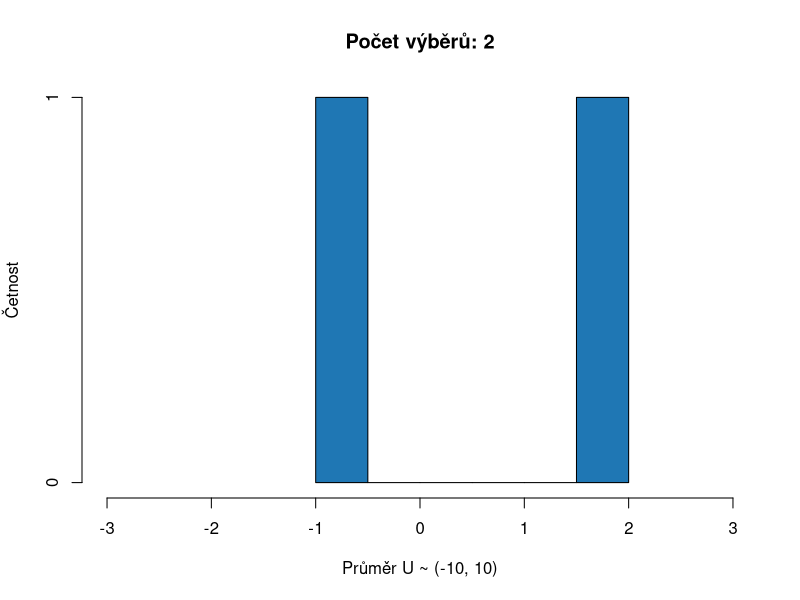
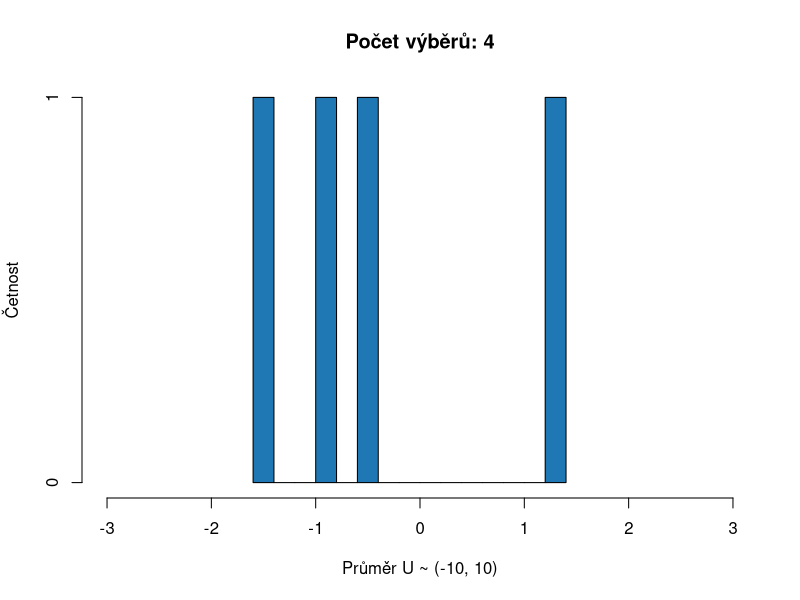
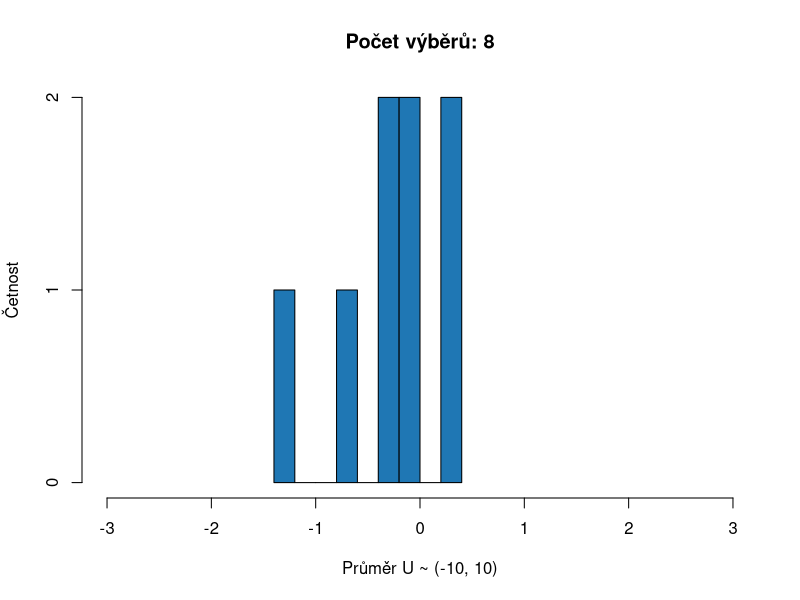
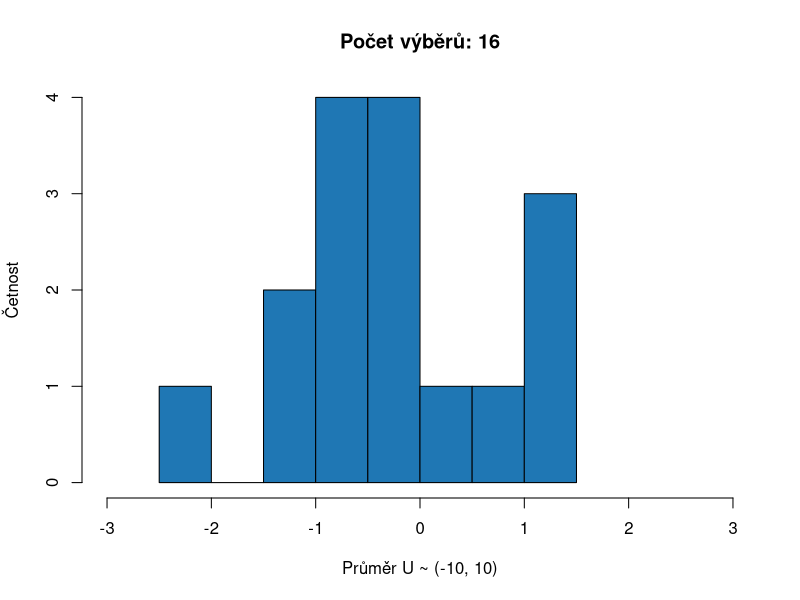
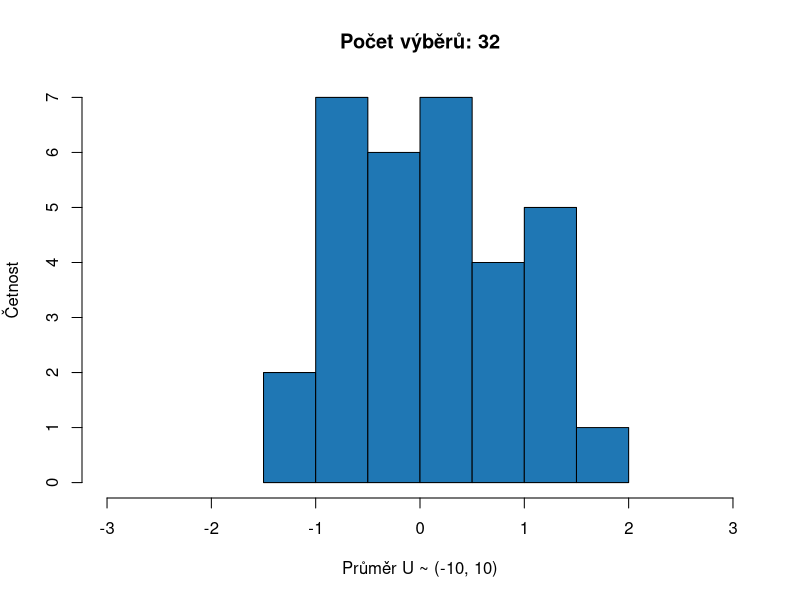
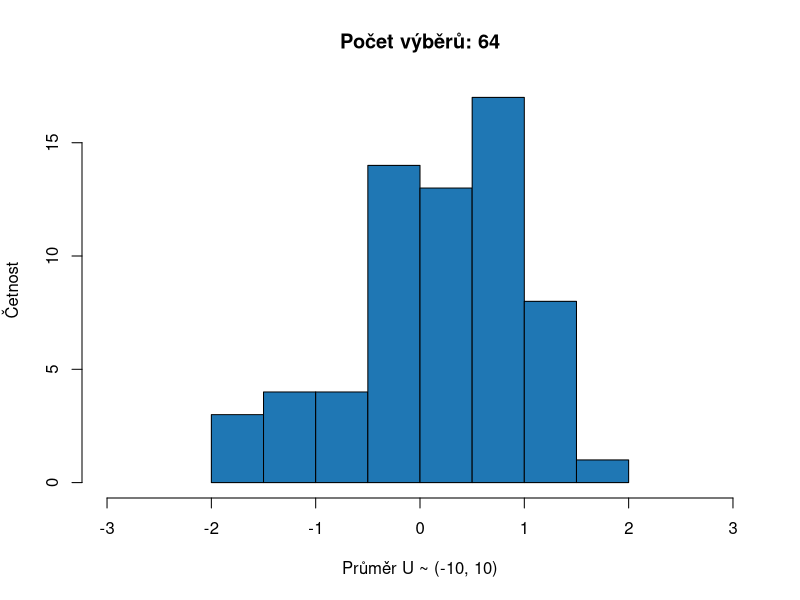
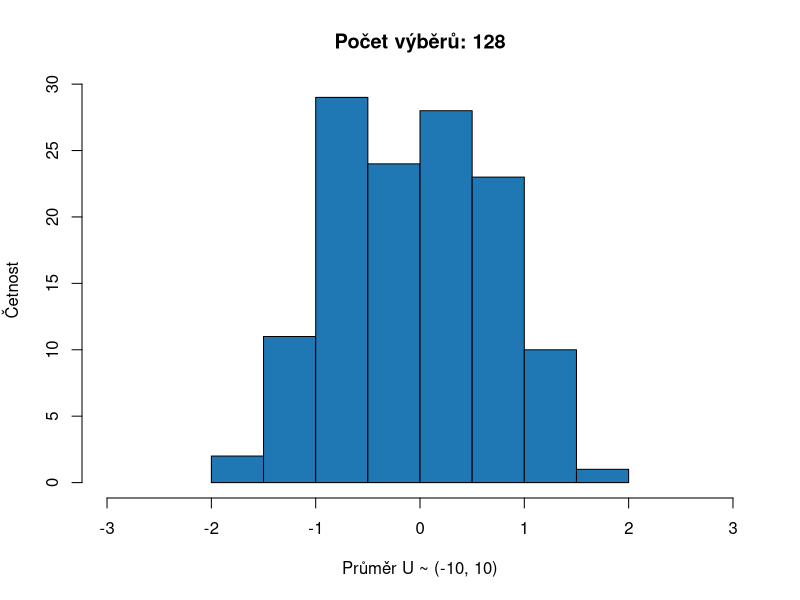
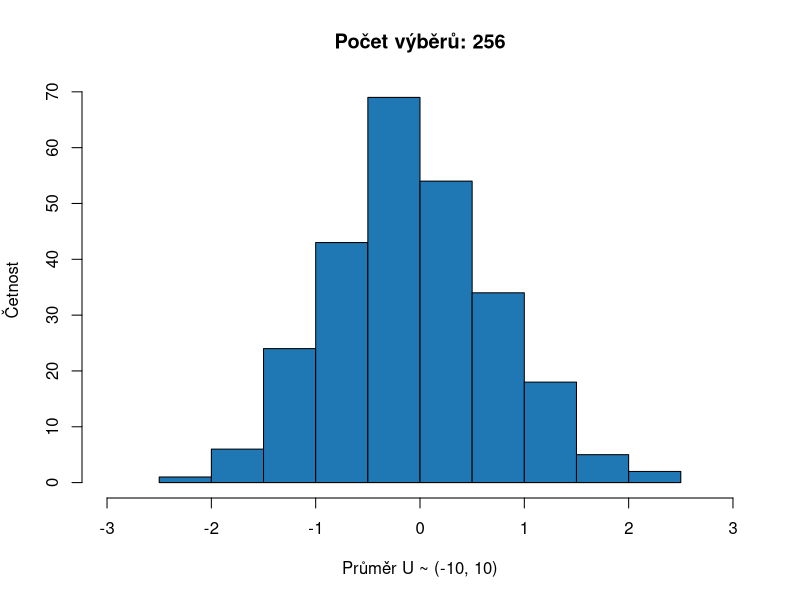

These charts were generated, in order, by the following R code:
## ---- chunk 1
set.seed(42)
# pocet vyberu
S <- 2^c(1:10)
# ulozeni dat
X <- matrix(NA, nrow = 0, ncol = 2)
colnames(X) <- c("x", "frame")
# vyber o velikosti n
N <- 50

# simulace
for (i in 1:length(S)) {
  s <- S[i]
  for (n in 1:s) {
    mu <- mean(runif(N, min = -10, max = 10))
    X <- rbind(X, c(mu, s))
  }
}
# zobrazeni dat
for (s in S) {
  hist(X[X[, 2] == s, 1],
    col = "#1f77b4",
    ylab = "Četnost", xlab = "Průměr U ~ (-10, 10)", main = paste0("Počet výběrů: ", s),
    xlim = c(-3, 3),
    breaks = 10
  )
}
